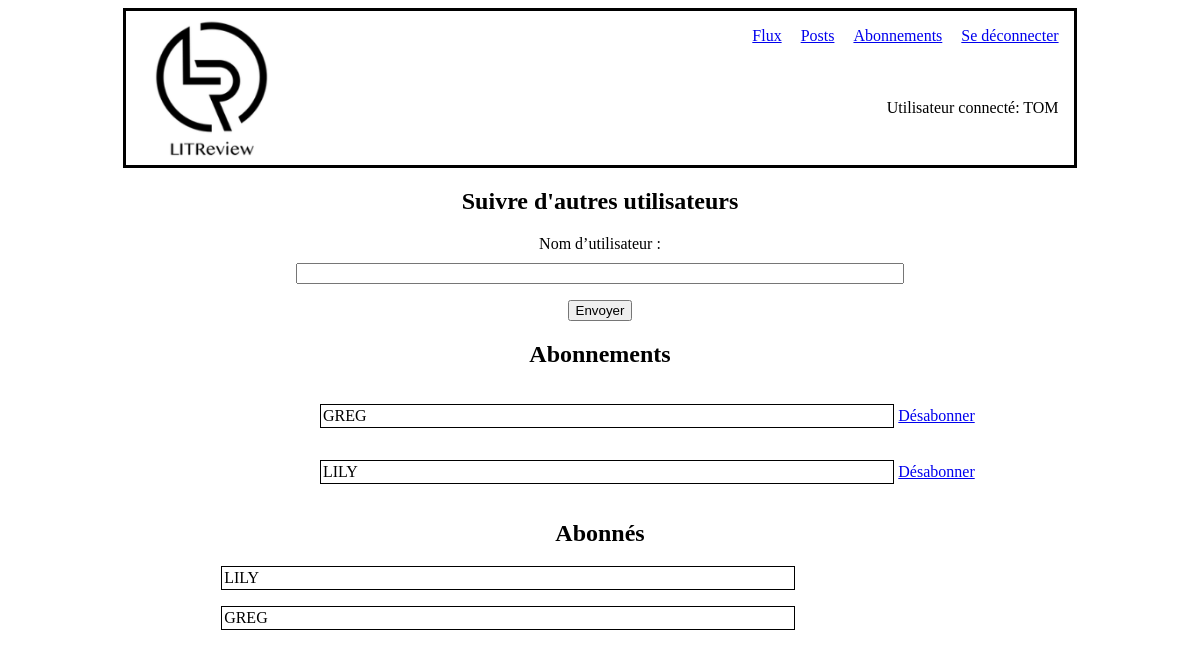
/abonnements/ (signed in), run on the app's committed database.
### Review_Ticket/models.py (models this page shows)
class UserFollows(models.Model):
    user = models.ForeignKey(
        User,
        on_delete=models.CASCADE,
        related_name='following'
    )
    followed_user = models.ForeignKey(
        User,
        on_delete=models.CASCADE,
        related_name='followed_by'
    )
    class Meta:
        unique_together = ('user', 'followed_user')

### Review_Ticket/views.py (the view, shortened to what this page needs)
class AbonnementsView(View):
    template_name = 'abonnements.html'
    form_class = FolowUserForm
    def get(self, request):
        form = self.form_class()
        user_log = request.user.get_username()
        fl_user = get_user_follow(user_log)
        followers = get_followers(user_log)
        return render(
            request,
            self.template_name,
            context={'form': form,
                     'user_log': user_log,
                     'fl_user': fl_user,
                     'followers': followers}
        )

### Review_Ticket/forms.py
class FolowUserForm(forms.Form):
    username = forms.CharField(max_length=63, label='Nom d’utilisateur')

### Review_Ticket/utils.py (called while the page is built)
def get_user_follow(user_log):
    user_bdd = User.objects.get(username=user_log)
    return UserFollows.objects.filter(user=user_bdd)

def get_followers(user_log):
    user_bdd = User.objects.get(username=user_log)
    return UserFollows.objects.filter(followed_user=user_bdd)

### Review_Ticket/templates/abonnements.html (shortened to what this page needs)
{% include 'dashboard.html' %}
<section id="abonnements">
<h2>Suivre d'autres utilisateurs</h2>
	<form method="POST">
		{{ form.as_p }}
	<button type="submit" >Envoyer</button>
	</form>
<h2>Abonnements</h2>
	{% for user in fl_user %}
		<p id="followed_user">{{user.followed_user|upper}}</p>
		<a href="{% url 'delete_followed_user' user.pk %}">Désabonner</a>
	{% endfor %}
<h2>Abonnés</h2>
	{% for user in followers %}
		<p id="followers">{{user.user|upper}}</p>
	{% endfor %}
</section>

### Review_Ticket/templates/dashboard.html
{% extends 'base.html' %}
{% load static %}
{% block nav %}
	<nav id="nav">
  		<ul>
    		<li><a href="{% url 'flux' %}">Flux</a></li>
   			<li><a href="{% url 'posts' %}">Posts</a></li>
    		<li><a href="{% url 'abonnements' %}">Abonnements</a></li>
    		<li><a href="{% url 'logout' %}">Se déconnecter</a></li>
  		</ul>
  		<p id="userr">Utilisateur connecté: {{ user_log|upper }}</p>
	</nav>
{% endblock %}

### LITReview/static/styles.css (style rules this page uses)
#nav { width: 100%; text-align: right; }
#nav > ul { list-style-type: none; }
#nav > ul > li { display: inline-block; text-align: left; margin-right: 15px; }
#nav > p { margin-top: 7%; margin-right: 15px; }
#abonnements { width: 80%; margin: auto; text-align: center; }
#followed_user, #followers { width: 60%; border: solid 1px black; padding: 2px; text-align: left; margin-left: 10%; }
#followed_user { display: inline-block; }
#tcreate_ticket_form, label { display: block; margin-bottom: 10px; }
#tcreate_ticket_form, input, textarea { width: 600px; }

### data on the page
UserFollows: followed_user "GREG"
UserFollows: followed_user "LILY"
UserFollows: user "LILY"
UserFollows: user "GREG"

### other printed values
{{ user_log|upper }} "TOM"
